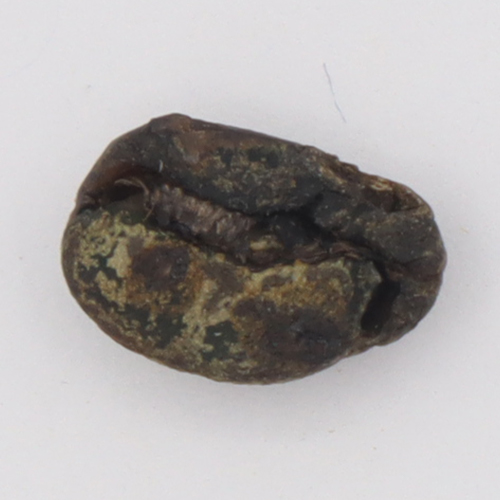
#> input picture data/raw/coffee_union/Black/Full Black_05.jpg, 500 x 500 px; its folder holds only this picture in this run
$ python -i preprocessing.py   (imports and definitions only)
#> lines starting #> are read from the running program, lines starting #| are printed output that depends on the picture; after the words box and inside, x2 and y2 are one past the last pixel; in counts of white or black regions, pixels touching at a corner belong together
# Preprocesamiento de imágenes: quitar fondo + realce. Usado por
# loader.py (train/val/test) y predict.py/predict_multiple.py (inferencia).

import os
import random

import cv2
import numpy as np
import tensorflow as tf

from utils.config import IMG_SIZE


# Fija la semilla en Python, NumPy y TensorFlow.
def set_seed(seed=42):
  os.environ["PYTHONHASHSEED"] = str(seed)
  random.seed(seed)
  np.random.seed(seed)
  tf.random.set_seed(seed)


# Umbral de Otsu; detecta solo si el fondo es claro u oscuro.
def otsu_foreground_mask(gray):
  _, thresh = cv2.threshold(gray, 0, 255, cv2.THRESH_BINARY_INV + cv2.THRESH_OTSU)
  inverted = cv2.bitwise_not(thresh)

  border = np.zeros_like(gray, dtype=bool)
  border[0, :] = border[-1, :] = border[:, 0] = border[:, -1] = True

  thresh_touches_border = thresh[border].mean()
  inverted_touches_border = inverted[border].mean()
  return thresh if thresh_touches_border < inverted_touches_border else inverted


# Máscara de grano candidato a partir del brillo.
def foreground_mask(image_bgr):
  gray = cv2.cvtColor(image_bgr, cv2.COLOR_BGR2GRAY)
  return otsu_foreground_mask(gray)


# Máscara final del grano: une todos los contornos relevantes (asume un
# grano por foto) y aplica convex hull + dilatación leve.
def get_bean_mask(image_bgr):
  mask = foreground_mask(image_bgr)

  contours, _ = cv2.findContours(mask, cv2.RETR_EXTERNAL, cv2.CHAIN_APPROX_SIMPLE)
  if not contours:
    return None

  significant_contours = [c for c in contours if cv2.contourArea(c) > 50]
  if not significant_contours:
    return None

  all_points = np.vstack(significant_contours)
  hull = cv2.convexHull(all_points)

  mask = np.zeros_like(mask)
  cv2.drawContours(mask, [hull], -1, 255, thickness=cv2.FILLED)

  kernel = cv2.getStructuringElement(cv2.MORPH_ELLIPSE, (9, 9))
  return cv2.dilate(mask, kernel, iterations=1)


# Pone en negro todo lo que no sea el grano.
def remove_background(image_bgr):
  mask = get_bean_mask(image_bgr)
  if mask is None:
    return image_bgr

  mask_3ch = cv2.cvtColor(mask, cv2.COLOR_GRAY2BGR)
  return cv2.bitwise_and(image_bgr, mask_3ch)


# Quita fondo, redimensiona y realza contraste/nitidez.
def preprocess_image(image_bgr, img_size=IMG_SIZE):
  no_bg = remove_background(image_bgr)
  img = cv2.resize(no_bg, img_size, interpolation=cv2.INTER_LINEAR)

  denoised = cv2.fastNlMeansDenoisingColored(
      img, None, h=6, hColor=6, templateWindowSize=7, searchWindowSize=21
  )

  lab = cv2.cvtColor(denoised, cv2.COLOR_BGR2LAB)
  l, a, b = cv2.split(lab)
  l = cv2.createCLAHE(clipLimit=2.0, tileGridSize=(8, 8)).apply(l)
  enhanced = cv2.cvtColor(cv2.merge([l, a, b]), cv2.COLOR_LAB2BGR)

  blur = cv2.GaussianBlur(enhanced, (0, 0), sigmaX=2)
  sharpened = cv2.addWeighted(enhanced, 1.15, blur, -0.15, 0)

  return sharpened


# Aumento de datos (flip/rotación/zoom/contraste/brillo), solo train.
def get_data_augmentation():
  return tf.keras.Sequential([
      tf.keras.layers.RandomFlip("horizontal_and_vertical"),
      tf.keras.layers.RandomRotation(factor=0.15),
      tf.keras.layers.RandomZoom(height_factor=0.1, width_factor=0.1),
      tf.keras.layers.RandomContrast(factor=0.1),
      tf.keras.layers.RandomBrightness(factor=0.1, value_range=(0, 255)),
  ], name="data_augmentation")


# Normalización final requerida por cada arquitectura de ImageNet.
def preprocess_input_by_architecture(x, architecture="mobilenet"):
  arch = architecture.lower()
  if arch == "mobilenet":
    return tf.keras.applications.mobilenet_v2.preprocess_input(x)
  elif arch == "resnet":
    return tf.keras.applications.resnet50.preprocess_input(x)
  elif arch == "efficientnet":
    return tf.keras.applications.efficientnet.preprocess_input(x)
  elif arch == "vgg":
    return tf.keras.applications.vgg16.preprocess_input(x)
  raise ValueError(f"Arquitectura '{architecture}' no soportada.")

>>> import cv2
>>> picture = cv2.imread('../../data/raw/coffee_union/Black/Full Black_05.jpg')
#> picture is the input picture: shape (500, 500, 3); mean B, G, R 167.9, 168.6, 172.4
>>> result = preprocess_image(picture)
#> in foreground_mask, `gray = cv2.cvtColor(image_bgr, cv2.COLOR_BGR2GRAY)`:
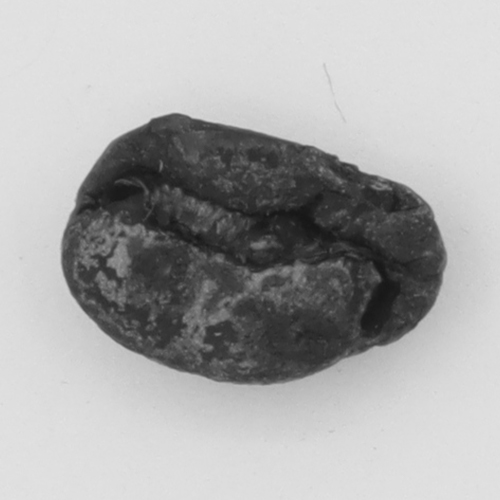
#> gray: shape (500, 500); min 22, max 229, mean 169.7
#> in otsu_foreground_mask, `_, thresh = cv2.threshold(gray, 0, 255, cv2.THRESH_BINARY_INV + cv2.TH..`:
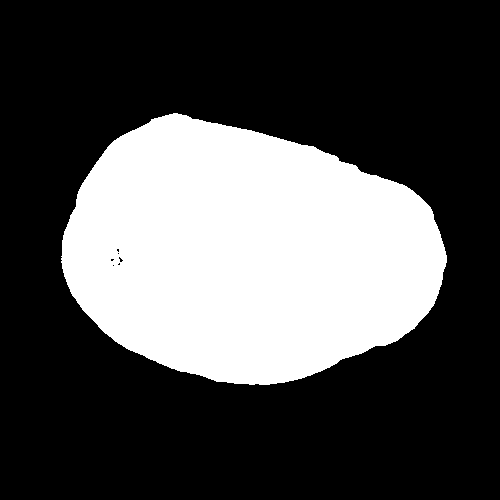
#> thresh: shape (500, 500); 30.8% white; 1 white region, box (x1, y1, x2, y2) and area: (61, 113, 447, 385) 77021
#> in otsu_foreground_mask, `inverted = cv2.bitwise_not(thresh)`: inverted: shape (500, 500); 69.2% white; 1 black region
#> in otsu_foreground_mask, `thresh_touches_border = thresh[border].mean()`: thresh_touches_border = 0
#> in otsu_foreground_mask, `inverted_touches_border = inverted[border].mean()`: inverted_touches_border = 255
#> in get_bean_mask, `contours, _ = cv2.findContours(mask, cv2.RETR_EXTERNAL, cv2.CHAIN_APPR..`: contours = 1 contour; box (x1, y1, x2, y2) and area: (61, 113, 447, 385) 76574
#> in get_bean_mask, `significant_contours = [c for c in contours if cv2.contourArea(c) > 50]`: significant_contours has the same summary as contours
#> in get_bean_mask, `all_points = np.vstack(significant_contours)`: all_points = contour of 519 points, box (x1, y1, x2, y2) (61, 113, 447, 385), area 76574
#> in get_bean_mask, `hull = cv2.convexHull(all_points)`: hull = contour of 63 points, box (x1, y1, x2, y2) (61, 113, 447, 385), area 77441
#> in get_bean_mask, `cv2.drawContours(mask, [hull], -1, 255, thickness=cv2.FILLED)`: mask: shape (500, 500); 31.2% white; 1 white region, box (x1, y1, x2, y2) and area: (61, 113, 447, 385) 77913
#> in get_bean_mask, `return cv2.dilate(mask, kernel, iterations=1)`: returned value: shape (500, 500); 32.8% white; 1 white region, box (x1, y1, x2, y2) and area: (57, 109, 451, 389) 82108
#> in remove_background, `return cv2.bitwise_and(image_bgr, mask_3ch)`:
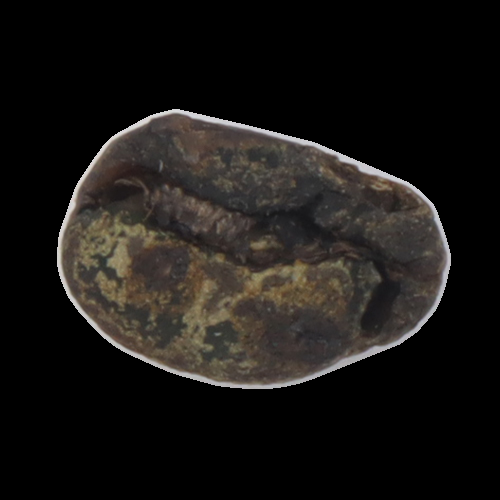
#> returned value: shape (500, 500, 3); mean of channels 0, 1, 2 21.4, 23.7, 26.1; drawn as B, G, R
#> in preprocess_image, `lab = cv2.cvtColor(denoised, cv2.COLOR_BGR2LAB)`: lab: shape (224, 224, 3); mean of channels 0, 1, 2 25.4, 128.6, 129.6
#> in preprocess_image, `l, a, b = cv2.split(lab)`:
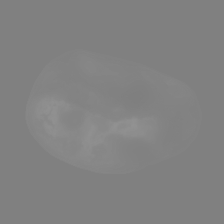
#> b: shape (224, 224); min 126, max 146, mean 129.6
#> in preprocess_image, `l = cv2.createCLAHE(clipLimit=2.0, tileGridSize=(8, 8)).apply(l)`:
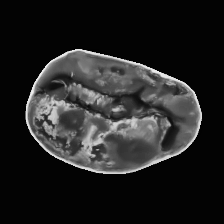
#> l: shape (224, 224); min 2, max 243, mean 35
#> in preprocess_image, `enhanced = cv2.cvtColor(cv2.merge([l, a, b]), cv2.COLOR_LAB2BGR)`:
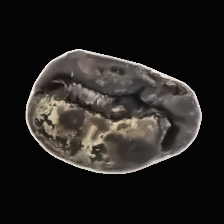
#> enhanced: shape (224, 224, 3); mean B, G, R 31.1, 33.4, 35.8
#> in preprocess_image, `blur = cv2.GaussianBlur(enhanced, (0, 0), sigmaX=2)`:
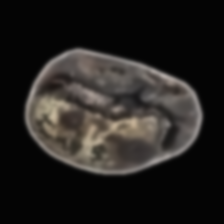
#> blur: shape (224, 224, 3); mean B, G, R 31.1, 33.4, 35.8

$ run again, on data/raw/coffee_union/Black/Full Black_11.jpg
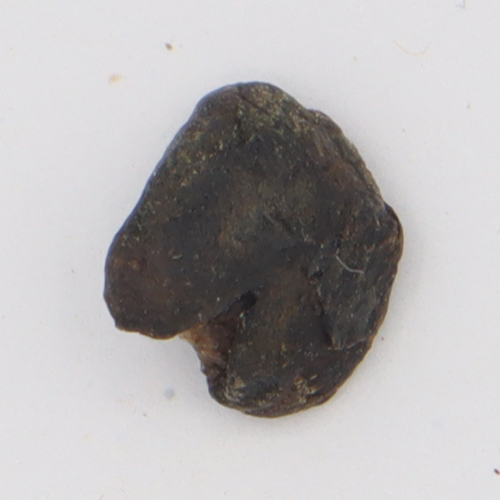
#> input picture data/raw/coffee_union/Black/Full Black_11.jpg, 500 x 500 px
#> picture is the input picture: shape (500, 500, 3); mean B, G, R 176.3, 175.6, 178.4
#> in otsu_foreground_mask, `_, thresh = cv2.threshold(gray, 0, 255, cv2.THRESH_BINARY_INV + cv2.TH..`:
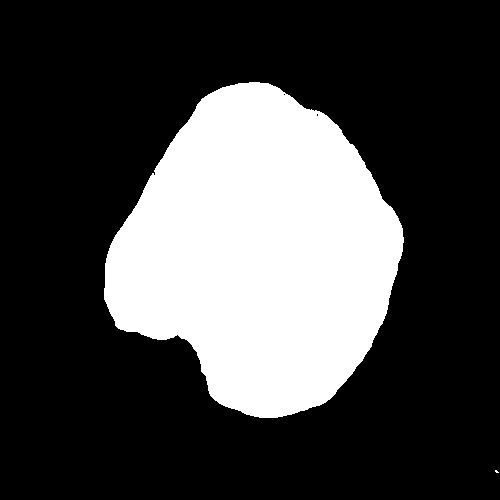
#> thresh: shape (500, 500); 27.5% white; 2 white regions (1 under 20 px), largest, box (x1, y1, x2, y2) and area: (104, 82, 404, 418) 68800
#> inverted: shape (500, 500); 72.5% white; 2 black regions (1 under 20 px)
#> thresh_touches_border = 0
#> inverted_touches_border = 255
#> contours = 2 contours, 1 with area under 20; largest, box (x1, y1, x2, y2) and area: (104, 82, 404, 418) 68357
#> significant_contours = 1 contour; box (x1, y1, x2, y2) and area: (104, 82, 404, 418) 68357
#> all_points = contour of 485 points, box (x1, y1, x2, y2) (104, 82, 404, 418), area 68357
#> hull = contour of 58 points, box (x1, y1, x2, y2) (104, 82, 404, 418), area 70965
#> mask: shape (500, 500); 28.6% white; 1 white region, box (x1, y1, x2, y2) and area: (104, 82, 404, 418) 71389
#> mask_3ch: shape (500, 500, 3); 30.2% white; 1 white region, box (x1, y1, x2, y2) and area: (100, 78, 408, 422) 75409
#> lab: shape (224, 224, 3); mean of channels 0, 1, 2 24.1, 128.5, 128.6
#> in preprocess_image, `blur = cv2.GaussianBlur(enhanced, (0, 0), sigmaX=2)`:
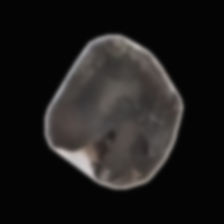
#> blur: shape (224, 224, 3); mean B, G, R 27.6, 28.3, 29.9

$ run again, on data/raw/coffee_union/Black/Full Black_28.jpg
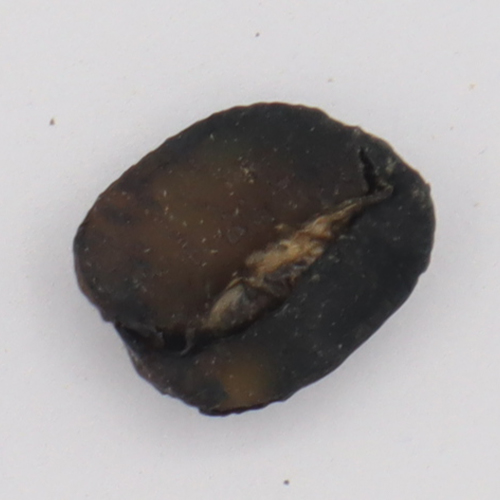
#> input picture data/raw/coffee_union/Black/Full Black_28.jpg, 500 x 500 px
#> picture is the input picture: shape (500, 500, 3); mean B, G, R 157.2, 156.8, 160.3
#> in otsu_foreground_mask, `_, thresh = cv2.threshold(gray, 0, 255, cv2.THRESH_BINARY_INV + cv2.TH..`:
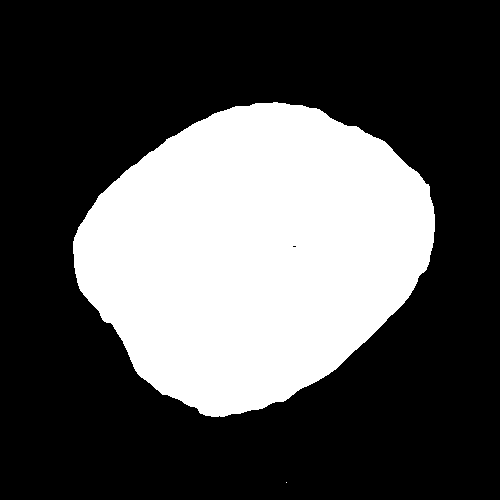
#> thresh: shape (500, 500); 32.3% white; 2 white regions (1 under 20 px), largest, box (x1, y1, x2, y2) and area: (73, 102, 435, 417) 80696
#> inverted: shape (500, 500); 67.7% white; 2 black regions (1 under 20 px)
#> thresh_touches_border = 0
#> inverted_touches_border = 255
#> contours = 2 contours, 1 with area under 20; largest, box (x1, y1, x2, y2) and area: (73, 102, 435, 417) 80244
#> significant_contours = 1 contour; box (x1, y1, x2, y2) and area: (73, 102, 435, 417) 80244
#> all_points = contour of 435 points, box (x1, y1, x2, y2) (73, 102, 435, 417), area 80244
#> hull = contour of 59 points, box (x1, y1, x2, y2) (73, 102, 435, 417), area 81316
#> mask: shape (500, 500); 32.7% white; 1 white region, box (x1, y1, x2, y2) and area: (73, 102, 435, 417) 81751
#> mask_3ch: shape (500, 500, 3); 34.4% white; 1 white region, box (x1, y1, x2, y2) and area: (69, 98, 439, 421) 86039
#> lab: shape (224, 224, 3); mean of channels 0, 1, 2 20.5, 128.7, 129
#> in preprocess_image, `blur = cv2.GaussianBlur(enhanced, (0, 0), sigmaX=2)`:
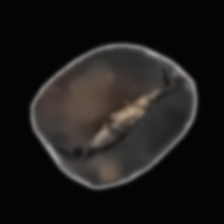
#> blur: shape (224, 224, 3); mean B, G, R 25.6, 26.7, 28.8

$ run again, on data/raw/coffee_union/Black/Full Black_31.jpg
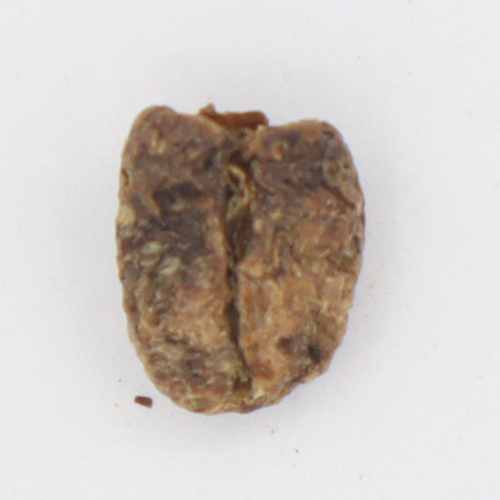
#> input picture data/raw/coffee_union/Black/Full Black_31.jpg, 500 x 500 px
#> picture is the input picture: shape (500, 500, 3); mean B, G, R 191.3, 196.4, 204.7
#> thresh: shape (500, 500); 25.5% white; 2 white regions, box (x1, y1, x2, y2) and area: (116, 104, 366, 415) 63469, (135, 396, 153, 408) 160
#> inverted: shape (500, 500); 74.5% white; 2 black regions
#> thresh_touches_border = 0
#> inverted_touches_border = 255
#> contours = 2 contours; box (x1, y1, x2, y2) and area: (116, 104, 366, 415) 63081, (135, 396, 153, 408) 137
#> significant_contours has the same summary as contours
#> all_points = contour of 461 points, box (x1, y1, x2, y2) (116, 104, 366, 415), area 64240
#> hull = contour of 46 points, box (x1, y1, x2, y2) (116, 104, 366, 415), area 66100
#> mask: shape (500, 500); 26.6% white; 1 white region, box (x1, y1, x2, y2) and area: (116, 104, 366, 415) 66558
#> mask_3ch: shape (500, 500, 3); 28.2% white; 1 white region, box (x1, y1, x2, y2) and area: (112, 100, 370, 419) 70477
#> lab: shape (224, 224, 3); mean of channels 0, 1, 2 34.6, 130.1, 132.4
#> in preprocess_image, `blur = cv2.GaussianBlur(enhanced, (0, 0), sigmaX=2)`:
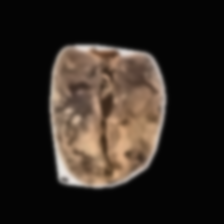
#> blur: shape (224, 224, 3); mean B, G, R 31.8, 37.8, 45.4
